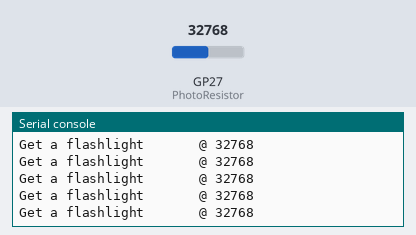
A program run on a simulated Raspberry Pi Pico running MicroPython. Parts: the last lines printed to the serial console. The test bench sets the inputs (shaded band); at power-on: GP27 (PhotoResistor) = 32768 (analog values on the 0–65535 scale).

Above: at 1.2 s.
1.3 s: GP27 (PhotoResistor) set to 35655
At 1.31 s:
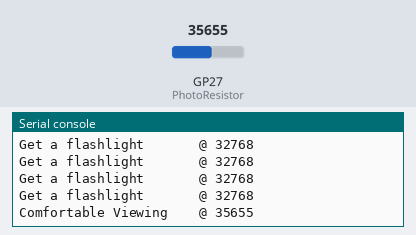
2.8 s: GP27 (PhotoResistor) set to 55655
At 2.82 s:
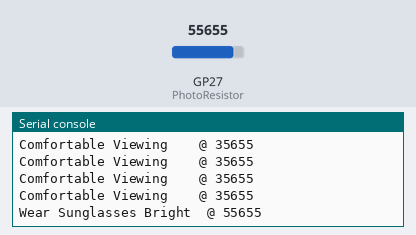
4.3 s: GP27 (PhotoResistor) set to 345
At 4.32 s:
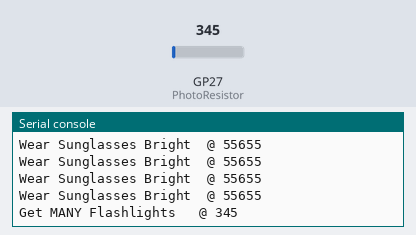

The program:

LightSensor.py
```python
# Use a photoresistor to determine if it is day or night or inbetween
# The example photoresistor is initially measured using a meter

# Bright room light is     5.5k Ohms       58000 analog reading
# Ambient room light is   27.0k Ohms       36000 analog reading
# Dark room is            65.0k Ohms       18000 analog reading
# Pitch black room         1.2m Ohms        1750 analog reading

import machine
import utime

PhotoResistor = machine.ADC(1)  #setup analog reading on ADC

while True:
    Bright_Level = PhotoResistor.read_u16()

    if Bright_Level > 55000 :
        print("Wear Sunglasses Bright  @",Bright_Level)
    elif Bright_Level > 35000:
        print("Comfortable Viewing    @",Bright_Level)
    elif Bright_Level > 1000:
        print("Get a flashlight       @",Bright_Level)
    else:
        print("Get MANY Flashlights   @",Bright_Level)
    utime.sleep(.1)

    
```

Measured:
- after the input at 1.3 s, the serial console: prints a new line at once (image 1)
- after the input at 2.8 s, the serial console: prints a new line at once (image 2)
- after the input at 4.3 s, the serial console: prints a new line at once (image 3)
